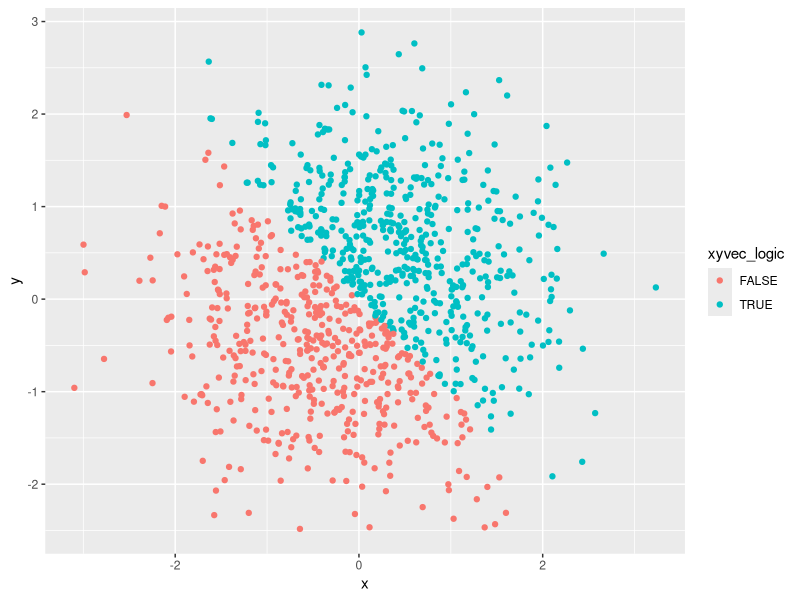
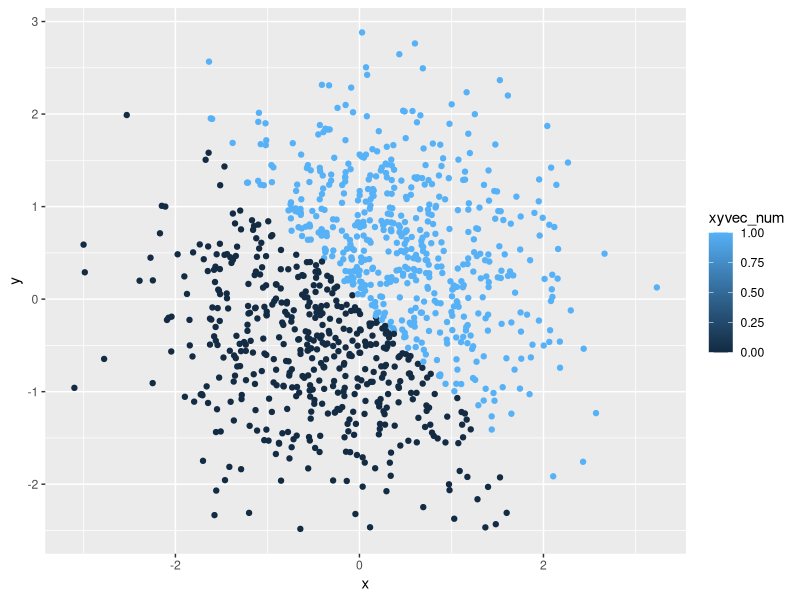
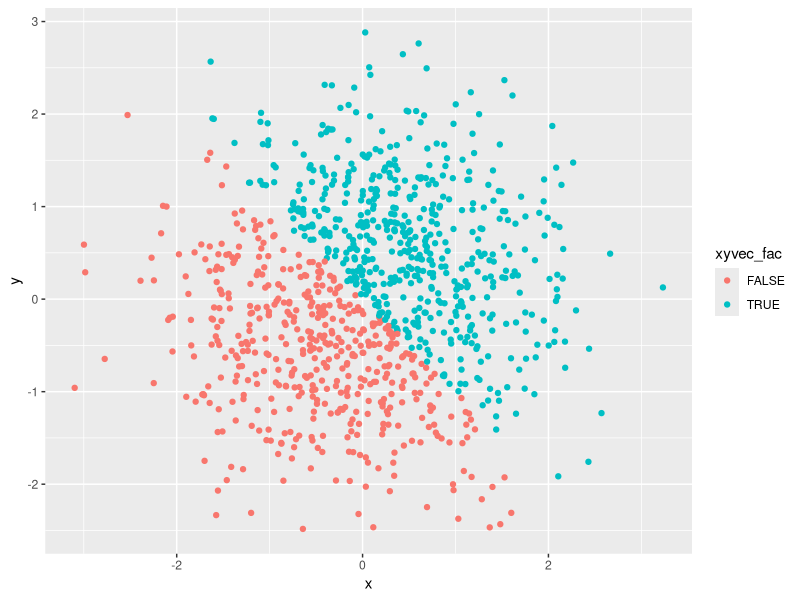
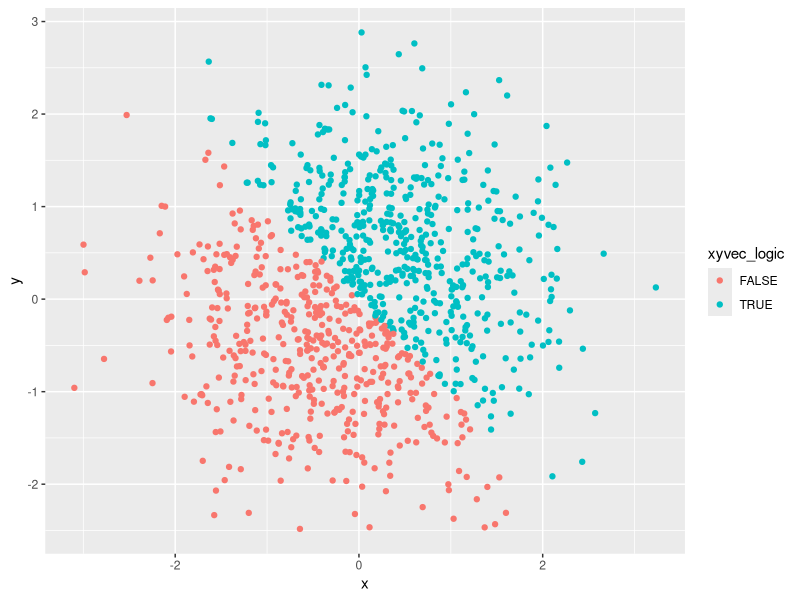

Write the R code that produced these figures, in order.
## ---- chunk 1
library(tidyverse)

## set seed to get the same result every time for vec_random variable
set.seed(55)

## creating the dataframe
question_1 = tibble(
  vec_random = runif(10, 0, 5),
  vec_logical = vec_random > 2,
  vec_char = c("This", "is", "my", "answer", "to", "homework", "one", "question", "number", "one"),
  vec_factor = factor(c("yes", "no", "yes", "no", "yes", "no", "yes", "no", "yes", "no"))
)

## viewing the dataframe
question_1

## Taking the average of each variable
mean(question_1$vec_random)
mean(question_1$vec_logical)
mean(question_1$vec_char)
mean(question_1$vec_factor)
## ---- chunk 2
## transforming variable types
vec_logical_num = as.numeric(question_1$vec_logical)
vec_char_num = as.numeric(question_1$vec_char)
vec_factor_num = as.numeric(question_1$vec_factor)
## ---- chunk 3
## transforming character variable to factor to numeric and factor variable to character to numeric 
vec_char_new = as.numeric(as.factor(question_1$vec_char))
vec_factor_new = as.numeric(as.character(question_1$vec_factor))
## ---- chunk 4
## set seed to ensure reproducibility
set.seed(808)

## creating the dataframe
question_2 = tibble(
  x = rnorm(1000, 0, 1),
  y = rnorm(1000, 0, 1),
  xyvec_logic = x + y > 0,
  xyvec_num = as.numeric(xyvec_logic),
  xyvec_fac = as.factor(xyvec_logic)
)

## viewing the dataframe
question_2
## ---- chunk 5
## creating scatterplot of y vs x using logical vector for color points
ggplot(question_2, aes(x = x, y = y, color = xyvec_logic)) + geom_point()
ggsave("scatter_plot.pdf", height = 4, width = 6)

## creating scatterplots y vs x using the numeric and factor vectors for color points
ggplot(question_2, aes(x = x, y = y, color = xyvec_num)) + geom_point()
ggplot(question_2, aes(x = x, y = y, color = xyvec_fac)) + geom_point()
